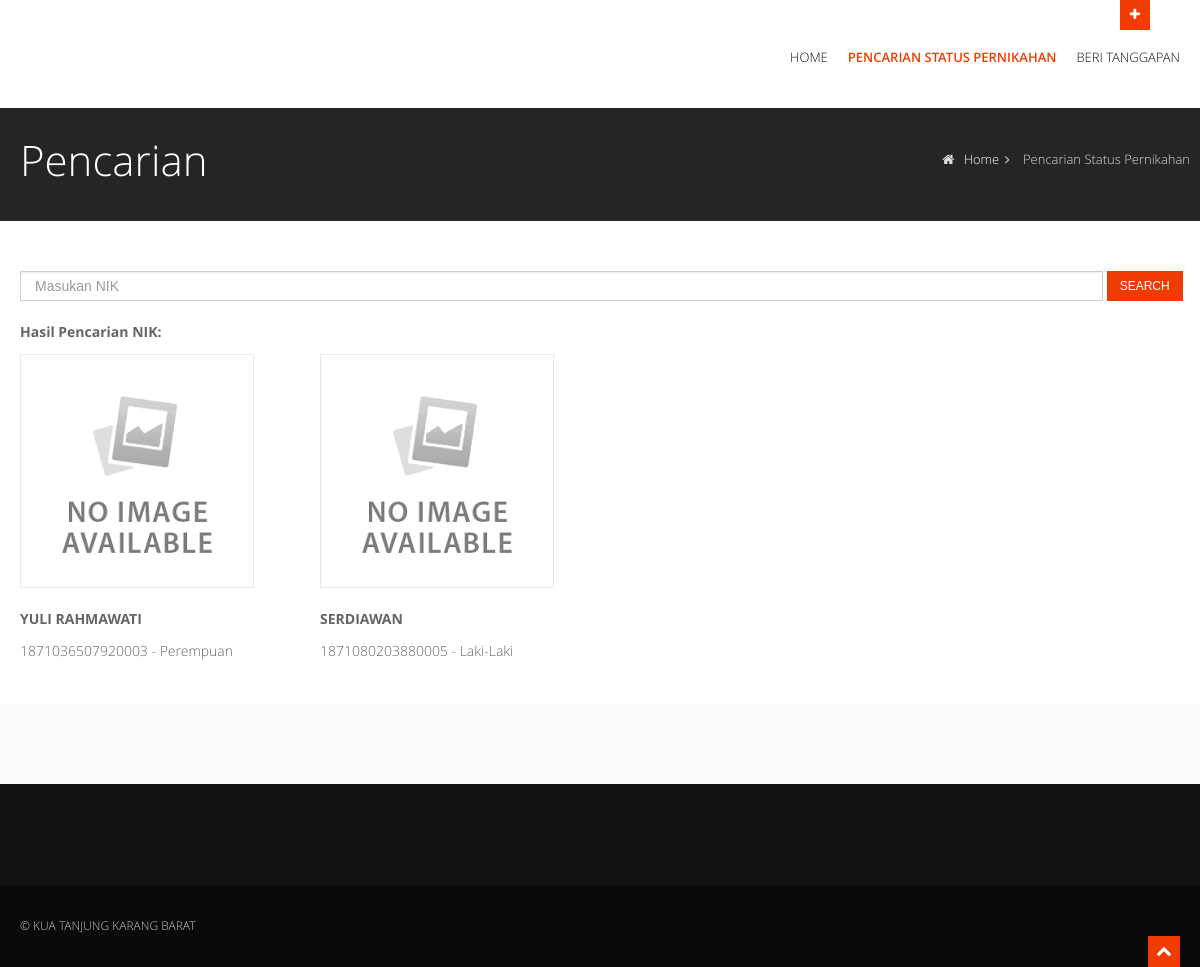
The app's page /index.php/pencarian/search with its own data.
### tables this page shows
CREATE TABLE `tb_warga` (
  `nik` varchar(40) NOT NULL,
  `namalengkap` varchar(40) DEFAULT NULL,
  `alamat` text,
  `jk` varchar(20) DEFAULT NULL,
  `statusnikah` varchar(30) DEFAULT NULL,
  `statuslain` varchar(40) DEFAULT NULL,
  `foto` text,
  `tanggallahir` date DEFAULT NULL,
  `pekerjaan` varchar(100) DEFAULT NULL,
  `pendidikan` varchar(100) DEFAULT NULL,
  PRIMARY KEY (`nik`)
);

### application/controllers/Pencarian.php (called while the page is built, shortened)
<?php
class Pencarian extends CI_Controller {
	public function __construct(){
		$this->load->model(array('PencarianModel', 'PernikahanModel', 'WargaModel'));
	}
	public function search() {
		$data=array(
			'page'=>'umumtemplate/hasilpencarian',
			'link'=>'/pencarian/search',
			'link2'=>'pencarian',
      		'isi'=>$this->PencarianModel->pencarian()->result(),
      		'keyword'=>$this->input->post('nik'),
    	);
		$this->load->view('umumtemplate/hasilpencarian',$data);
	}
}

### index.php (called while the page is built, shortened)
<?php
require_once BASEPATH.'core/CodeIgniter.php';

### application/models/PencarianModel.php (called while the page is built, shortened)
<?php
class PencarianModel extends CI_Model {
	function pencarian() {
		$nik = $this->input->post('nik');
		$data=array(
			'nikcari'=> $nik,
			'tglcari'=> date('Y-m-d H:i:s'),
		);
		$this->db->insert('tb_pencarian', $data);
		return $query = $this->db->query("SELECT * FROM  tb_warga WHERE nik LIKE '%$nik%'");
	}
}

### application/views/umumtemplate/hasilpencarian.php (the view, shortened to what this page needs)
<section id="inner-headline">
  <div class="container">
    <div class="row">
      <div class="span4">
        <div class="inner-heading">
          <h2>Pencarian</h2>
        </div>
      </div>
      <div class="span8">
        <ul class="breadcrumb">
          <li><a href="<?=base_url()?>"><i class="icon-home"></i> Home</a><i class="icon-angle-right"></i></li>
          <li class="active">Pencarian Status Pernikahan</li>
        </ul>
      </div>
    </div>
  </div>
</section>
<section id="content">
  <div class="container">
    <div class="row">
      <div class="span12">
        <div class="widget">
          <form class="form-search" action="<?=base_url()?>pencarian/search" method="post">
            <input placeholder="Masukan NIK" name="nik" type="number" required class="input-medium search-query no-spinner" style="width: 90%">
            <button type="submit" class="btn btn-square btn-theme">Search</button>
          </form>
        </div>
      </div>
      <div class="span12">
        <p><strong>Hasil Pencarian NIK: <?= $keyword ?></strong></p>
      </div>
      <?php foreach ($isi as $key => $data) {;?>
        <div class="span3">
          <a href="<?=base_url()?>pencarian/detail/<?= $data->nik ?>" style="color: #656565; text-decoration: none">
            <img src="<?=base_url()?>assets/<?= $data->foto ?>" alt="" class="img-polaroid" />
            <div class="roles">
              <p>
                <strong><?= $data->namalengkap ?></strong>
              </p>
              <p>
              <?= $data->nik ?> - <?= $data->jk ?>
              </p>
            </div>
          </a>
        </div>
      <?php }; ?>
    </div>
  </div>
</section>

### front/css/style.css (style rules this page uses)
body { font-family: 'Open Sans', Arial, sans-serif; font-size: 14px; font-weight: 300; line-height: 1.6em; color: #656565; }
.container { padding: 0 20px 0 20px; position: relative; }
.row, .row-fluid { margin-bottom: 30px; }
img.img-polaroid { margin: 0 0 20px 0; }
#content { position: relative; background: #fff; padding: 50px 0 0 0; }
#content img { max-width: 100%; height: auto; }
#inner-headline { background: #252525; position: relative; margin: 0; padding: 0; color: #fefefe; }
#inner-headline .inner-heading h2 { color: #fff; margin: 20px 0 0 0; }
#inner-headline ul.breadcrumb { margin: 30px 0 0; float: right; }
#inner-headline ul.breadcrumb li { margin-bottom: 0; padding-bottom: 0; }
#inner-headline ul.breadcrumb li { font-size: 13px; color: #ddd; }
#inner-headline ul.breadcrumb li i { color: #dedede; }
#inner-headline ul.breadcrumb li a { color: #fff; }

### front/skins/default.css (style rules this page uses)
a, a:hover,a:focus,a:active, footer a.text-link:hover, strike, footer ul.link-list li a:hover, .post-meta span a:hover, footer a.text-link, ul.meta-post li a:hover, ul.cat li a:hover, ul.recent li h6 a:hover, ul.portfolio-categ li.active a, ul.portfolio-categ li.active a:hover, ul.portfolio-categ li a:hover,ul.related-post li h4 a:hover, span.highlight,article .post-heading h3 a:hover, .navbar .nav > .active > a,.navbar .nav > .active > a:hover,.navbar .nav > li > a:hover,.navbar .nav > li > a:focus,.navbar .nav > .active > a:focus, .validation { color:#F03C02; }
.btn-theme { border:1px solid #F03C02; background: #F03C02; }

### front/css/overwrite.css (style rules this page uses)
h1, h2, h3, h4, h5, h6 { font-family: 'Open Sans', sans-serif; color:#353535; font-weight:300; line-height:1.5em; margin-top:0; }
h2 { font-size:42px; margin-bottom:22px; }
.img-polaroid { padding: 4px; background-color: #fff; border: 1px solid #e9e9e9; -webkit-box-shadow: none; -moz-box-shadow: none; box-shadow: none; }
label, input, button, select, textarea { font-size: 13px; font-weight: normal; }
input, button, select, textarea { font-family:'Open Sans', Arial, sans-serif; font-size: 13px; }
select, textarea, input[type="text"], input[type="password"], input[type="datetime"], input[type="datetime-local"], input[type="date"], input[type="month"], input[type="time"], input[type="week"], input[type="number"], input[type="email"], input[type="url"], input[type="search"], input[type="tel"], input[type="color"], .uneditable-input { -webkit-border-radius: 0; -moz-border-radius: 0; border-radius: 0; }
input.search-query { margin-bottom: 0; -webkit-border-radius: 0 0 0 0; -moz-border-radius: 0 0 0 0; border-radius: 0 0 0 0; }
ul, ol { padding: 0; margin: 0 0 10px 25px; }
li { line-height: 1.6em; }
.btn { font-size: 12px; text-transform:uppercase; text-shadow: none; background-image:none; border-color: none; border-bottom-color: none; -webkit-box-shadow: none; -moz-box-shadow: none; box-shadow: none; }
.btn { outline:0; -webkit-border-radius: 2px; -moz-border-radius: 2px; border-radius: 2px; }
.btn-square { -webkit-border-radius: 0; -moz-border-radius: 0; border-radius: 0; }
.btn-theme { color:#fff; }
.breadcrumb { float:left; padding:10px 0 10px 0; margin:0; list-style: none; background: none; -webkit-border-radius: 0; -moz-border-radius: 0; border-radius: 0; }
.breadcrumb > li { display: inline-block; *display: inline; text-shadow: none; font-size:12px; *zoom: 1; margin:0; }
.breadcrumb > .active { color: #797979; }

### records on screen
tb_warga: foto (placeholder picture), namalengkap "YULI RAHMAWATI", nik "1871036507920003", jk "Perempuan"
tb_warga: foto (placeholder picture), namalengkap "SERDIAWAN", nik "1871080203880005", jk "Laki-Laki"
